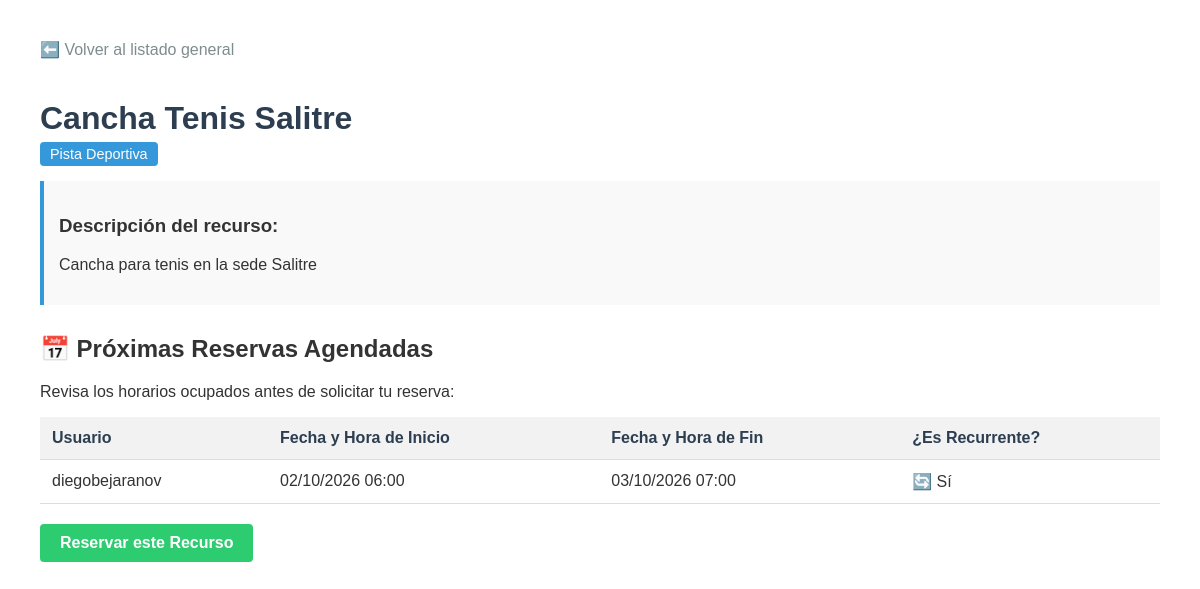
The page /reservas/recursos/1/ on the database its author committed.
### reservas/models.py (models this page shows, shortened)
class Resource(models.Model):
    RESOURCE_TYPES = [
        ('SPORT', 'Pista Deportiva'),
        ('ROOM', 'Sala de Reuniones'),
        ('EQUIP', 'Equipamiento'),
    ]
    name = models.CharField(max_length=100, verbose_name="Nombre del recurso")
    resource_type = models.CharField(max_length=10, choices=RESOURCE_TYPES, default='SPORT', verbose_name="Tipo")
    description = models.TextField(blank=True, null=True, verbose_name="Descripción")

class Booking(models.Model):
    user = models.ForeignKey(User, on_delete=models.CASCADE, related_name='bookings', verbose_name="Usuario")
    resource = models.ForeignKey(Resource, on_delete=models.CASCADE, related_name='bookings', verbose_name="Recurso")
    start_time = models.DateTimeField(verbose_name="Fecha y hora de inicio")
    end_time = models.DateTimeField(verbose_name="Fecha y hora de fin")
    created_at = models.DateTimeField(auto_now_add=True, verbose_name="Creado el")
    is_recurring = models.BooleanField(default=False, verbose_name="¿Es recurrente?")

### reservas/views.py (the view)
# urls.py: path('reservas/recursos/<int:resource_id>/', detalle_recurso, name='detalle_recurso'),
def detalle_recurso(request, resource_id):
    recurso = get_object_or_404(Resource, pk=resource_id)
    reservas_existentes = recurso.bookings.all().order_by('start_time')
    contexto = {
        'recurso': recurso,
        'reservas_existentes': reservas_existentes
    }
    return render(request, 'reservas/detalle.html', contexto)

### reservas/templates/reservas/detalle.html (shortened to what this page needs)
<!DOCTYPE html>
<html lang="es">
<head>
</head>
<body>
    <a href="{% url 'lista_recursos' %}" class="btn-back">⬅️ Volver al listado general</a>
    <h1>{{ recurso.name }}</h1>
    <span class="badge">{{ recurso.get_resource_type_display }}</span>
    <div class="info-box">
        <h3>Descripción del recurso:</h3>
        <p>{{ recurso.description|default:"Este recurso no cuenta con una descripción detallada en este momento." }}</p>
    </div>
    <h2>📅 Próximas Reservas Agendadas</h2>
    <p>Revisa los horarios ocupados antes de solicitar tu reserva:</p>
    <table>
        <thead>
            <tr>
                <th>Usuario</th>
                <th>Fecha y Hora de Inicio</th>
                <th>Fecha y Hora de Fin</th>
                <th>¿Es Recurrente?</th>
            </tr>
        </thead>
        <tbody>
            {% for reserva in reservas_existentes %}
                <tr>
                    <td>{{ reserva.user.username }}</td>
                    <td>{{ reserva.start_time|date:"d/m/Y H:i" }}</td>
                    <td>{{ reserva.end_time|date:"d/m/Y H:i" }}</td>
                    <td>{% if reserva.is_recurring %}🔄 Sí{% else %}❌ No{% endif %}</td>
                </tr>
            {% empty %}
                <tr>
                    <td colspan="4" style="text-align: center; color: #7f8c8d;">
                        Este recurso no tiene reservas agendadas aún. ¡Está completamente libre!
                    </td>
                </tr>
            {% endfor %}
        </tbody>
    </table>
    <a href="{% url 'crear_reserva' %}" class="btn-reserve">Reservar este Recurso</a>
</body>
</html>

### reservas/templates/reservas/detalle.html (style rules this page uses)
body { font-family: Arial, sans-serif; margin: 40px; color: #333; }
h1 { color: #2c3e50; margin-bottom: 5px; }
.badge { background: #3498db; color: white; padding: 4px 10px; border-radius: 4px; font-size: 0.9em; display: inline-block; margin-bottom: 15px; }
.info-box { background: #f9f9f9; padding: 15px; border-left: 4px solid #3498db; margin-bottom: 30px; }
table { width: 100%; border-collapse: collapse; margin-top: 15px; }
th, td { padding: 12px; text-align: left; border-bottom: 1px solid #ddd; }
th { background-color: #f2f2f2; color: #2c3e50; }
.btn-back { display: inline-block; margin-bottom: 20px; color: #7f8c8d; text-decoration: none; }
.btn-reserve { display: inline-block; margin-top: 20px; padding: 10px 20px; background: #2ecc71; color: white; text-decoration: none; border-radius: 4px; font-weight: bold; }

### rows shown on the page
Resource: name "Cancha Tenis Salitre", resource_type "Pista Deportiva", description "Cancha para tenis en la sede Salitre"
Booking: user.username "diegobejaranov", start_time "02/10/2026 06:00", end_time "03/10/2026 07:00", is_recurring "🔄 Sí"
